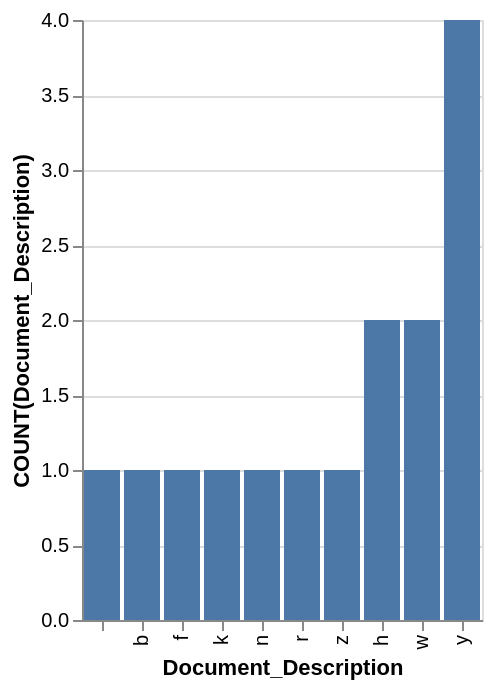

This figure's Vega-Lite source:
### Vega-Lite specification from a JSON file in a GitHub repository (floating-point values rounded to 4 significant figures)
{"data": {"values": [{"x_data": "", "y_data": 1}, {"x_data": "b", "y_data": 1}, {"x_data": "f", "y_data": 1}, {"x_data": "k", "y_data": 1}, {"x_data": "n", "y_data": 1}, {"x_data": "r", "y_data": 1}, {"x_data": "z", "y_data": 1}, {"x_data": "h", "y_data": 2}, {"x_data": "w", "y_data": 2}, {"x_data": "y", "y_data": 4}]}, "mark": "bar", "encoding": {"x": {"field": "x_data", "type": "nominal", "title": "Document_Description", "sort": {"op": "sum", "field": "y_data", "order": "ascending"}}, "y": {"field": "y_data", "type": "quantitative", "title": "COUNT(Document_Description)"}}}
